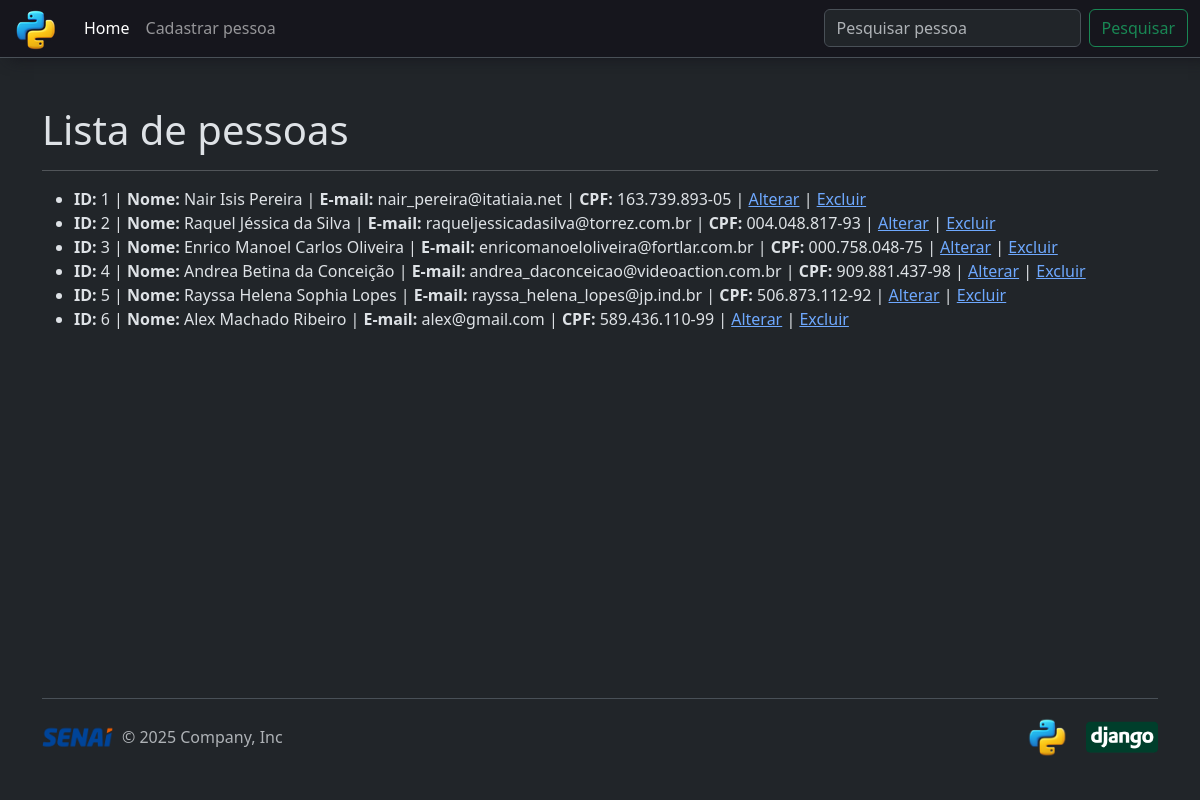
The app's page /crud_app/, older data.
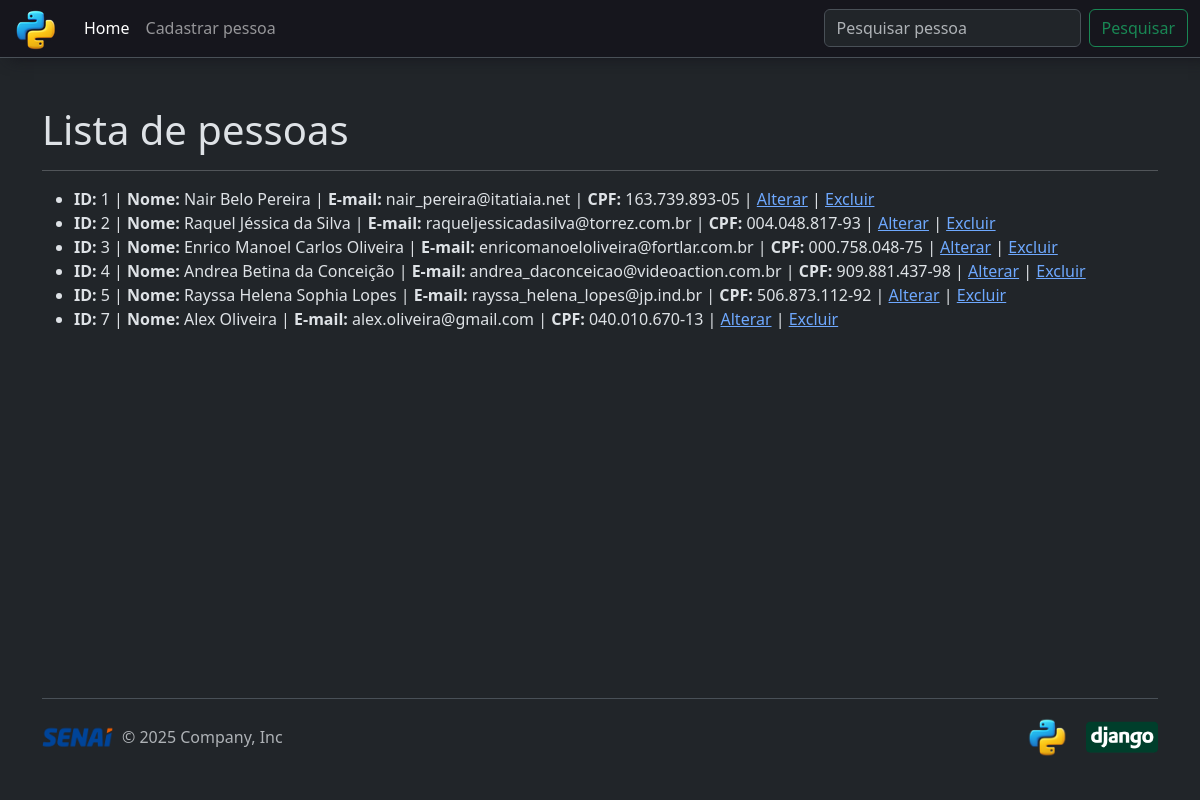
The same page, newer data.
### crud_app/models.py (models this page shows, shortened)
class Pessoa(models.Model):
    id_pessoa = models.AutoField(primary_key=True)
    nome = models.CharField(max_length=255, null=False, blank=False)
    email = models.EmailField(unique=True, null=False, blank=False)
    cpf = models.CharField(max_length=14, unique=True, null=True, blank=True)

### crud_app/views.py (the view)
# urls.py: path('', views.home, name='home'),
def home(request):
    pessoas = Pessoa.objects.all()
    return render(request, "home.html", {"pessoas":pessoas})

### crud_app/templates/home.html (shortened to what this page needs)
{% extends 'base.html' %}
{% block content %}
{% load static %}
    <div class="container">
        <h1>Lista de pessoas</h1>
        <hr>
        <ul>
            {% for pessoa in pessoas %}
                <li>
                    <b>ID: </b>{{ pessoa.id_pessoa }} |
                    <b>Nome: </b>{{ pessoa.nome }} |
                    <b>E-mail: </b>{{ pessoa.email }} |
                    <b>CPF: </b>{{ pessoa.cpf }} |
                    <a href="{% url 'alterar_pessoa' pessoa.id_pessoa %}">Alterar</a> |
                    <a href="{% url 'deletar_pessoa' pessoa.id_pessoa %}">Excluir</a>
                </li>
            {% empty %}
                <li>Nenhuma pessoa cadastrada</li>
            {% endfor %}
        </ul>
    </div>
{% endblock %}

### crud_app/templates/base.html (shortened to what this page needs)
{% load static %}
<!doctype html>
<html lang="pt-br">
  <head>
    <link href="https://cdn.jsdelivr.net/npm/bootstrap@5.3.8/dist/css/bootstrap.min.css" rel="stylesheet">
    <link href="{% static 'css/estilo.css' %}" rel="stylesheet" type="text/css" media="all">
  </head>
  <body class="bg-dark" data-bs-theme="dark">
    {% include 'header.html' %}
    <main>
        {% block content %}{% endblock %}
    </main>
    {% include 'footer.html' %}
  </body>
</html>

### crud_app/templates/header.html (shortened to what this page needs)
{% load static %}
<header>
    <nav class="navbar navbar-expand-lg mb-5 border-bottom" data-bs-theme="dark" style="background-color: #16161d; box-shadow: 10px 0px 15px #16161d;">
        <div class="container-fluid">
            <a class="navbar-brand" href="#">
                <img src="{% static 'img/icone.png' %}" alt="Ícone" style="margin: -10px 0px;" />
            </a>
            <div class="collapse navbar-collapse" id="navbarSupportedContent">
                <ul class="navbar-nav me-auto mb-2 mb-lg-0">
                    <li class="nav-item">
                        <a class="nav-link active" aria-current="page" href="{% url 'home' %}">Home</a>
                    </li>
                    <li class="nav-item">
                        <a class="nav-link" href="{% url 'cadastro_pessoa' %}">Cadastrar pessoa</a>
                    </li>
                </ul>
                <form action="{% url 'buscar_pessoa' %}" method="GET" class="d-flex" role="search">
                    <input class="form-control me-2" type="search" placeholder="Pesquisar pessoa" aria-label="Search" name="buscar" />
                    <button class="btn btn-outline-success" type="submit">Pesquisar</button>
                </form>
            </div>
        </div>
    </nav>
</header>

### crud_app/templates/footer.html
{% load static %}
<div class="container">
    <footer class="d-flex flex-wrap justify-content-between align-items-center py-3 my-4 border-top">
        <div class="col-md-4 d-flex align-items-center">
            <a href="/" class="mb-3 me-2 mb-md-0 text-body-secondary text-decoration-none lh-1" aria-label="Bootstrap">
                <img src="{% static 'img/senailogo_nova.png' %}" alt="SENAI Logo" style="width: 72px;">
            </a> <span class="mb-3 mb-md-0 text-body-secondary">© 2025 Company, Inc</span>
        </div>
        <ul class="nav col-md-4 justify-content-end list-unstyled d-flex">
            <li class="ms-3">
                <a class="text-body-secondary" href="#" aria-label="Instagram">
                    <img src="{% static 'img/icone.png' %}" alt="Django logo" style="width: 45px;">
                </a>
            </li>
            <li class="ms-3">
                <a class="text-body-secondary" href="#" aria-label="Facebook">
                    <img src="{% static 'img/Django-Logo.png' %}" alt="Django logo" style="width: 72px;">
                </a>
            </li>
        </ul>
    </footer>
</div>

### crud_app/static/css/estilo.css (style rules this page uses)
html, body { height: 100%; margin: 0; padding: 0; }
body { min-height: 100vh; display: flex; flex-direction: column; }
main { flex: 1; }
footer { padding: 20px 0; text-align: center; }

Row changes from the older to the newer data that the page shows:
removed Pessoa: id_pessoa "6", nome "Alex Machado Ribeiro", email "alex@gmail.com", cpf "589.436.110-99"
changed Pessoa "nair_pereira@itatiaia.net": nome "Nair Isis Pereira" → "Nair Belo Pereira"
added Pessoa: id_pessoa "7", nome "Alex Oliveira", email "alex.oliveira@gmail.com", cpf "040.010.670-13"
